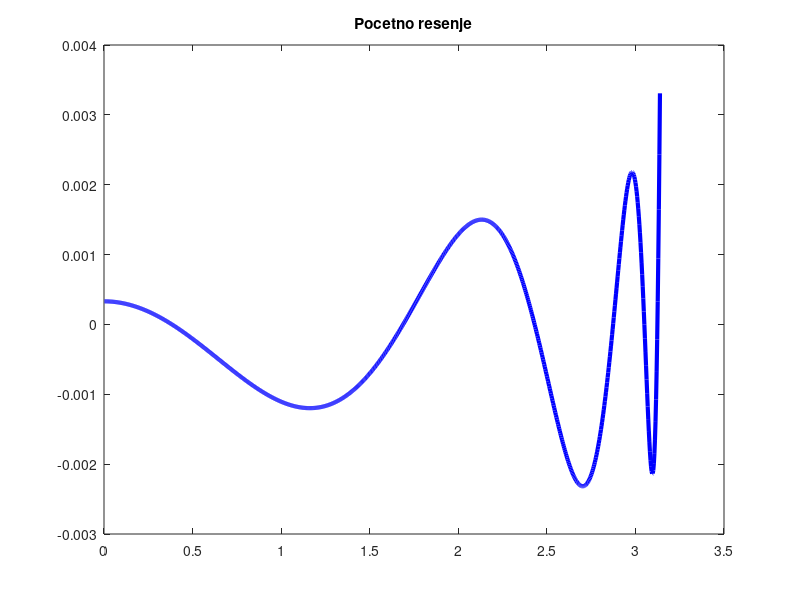
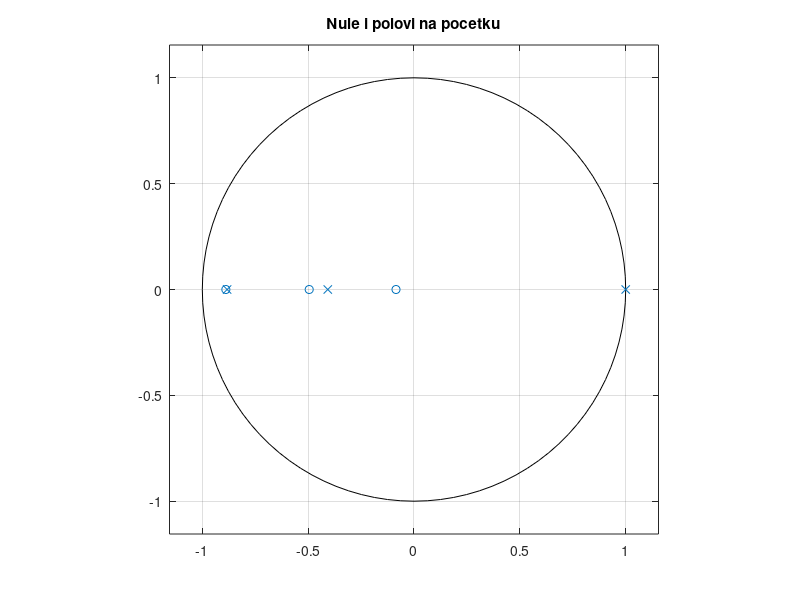
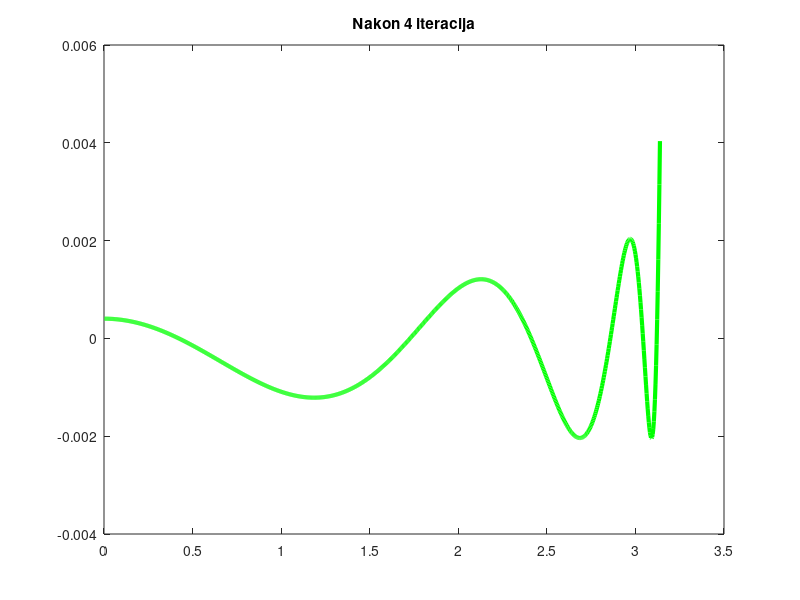
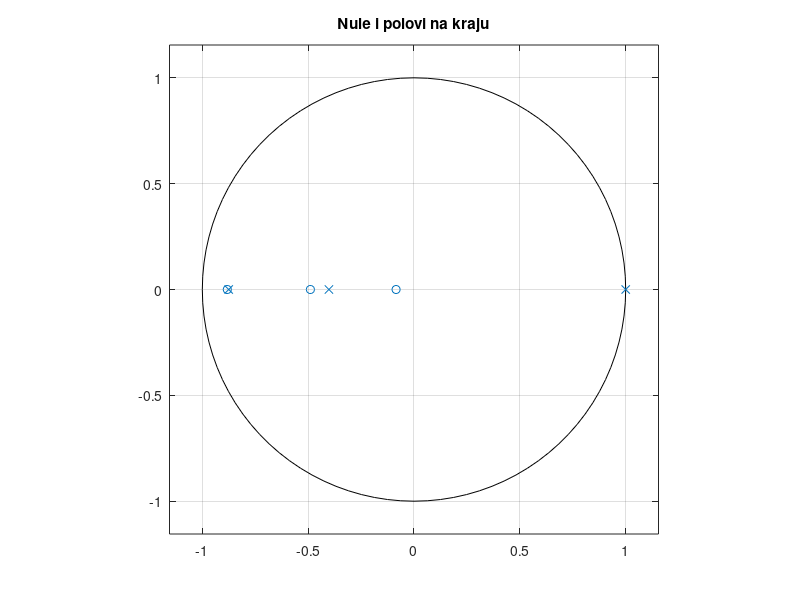

Write MATLAB code to recreate these figures, in order.
clear all
close all

% b = [0.865250200886847   1.331378594628596   0.540627353734702   0.040500375754919]
% p = [-0.901798734296033  -0.457744302341641]
% wn = [0.001 1.3823 2.30907 2.79602  3.01593 3.11018 3.13845]

b = [0.865078350518770   1.270715997497849   0.482426198327916 0.032360921817449]
p = [-0.882744152545738  -0.407363253280173]
wn = [0.001 1.16553 2.12686 2.70491  2.97823 3.09447 3.13845]


polovi = [1 p]'
a = poly(polovi)

[h,www]=freqz(b, a, 1000);
figure
plot(www,www.*(abs(h)-1./www),'b','LineWidth',3)
title('Pocetno resenje')

nule = roots(b)
figure
zplane(nule,polovi)
title('Nule i polovi na pocetku')

epsilon = 10e-9
broj_iteracija = 0
current_max = 1
eps_val = [0.1 0.3 0.3 0.5 0.5 0.5 1]

while current_max > epsilon
    for i=1:7
        top1 = b(1) + b(2)*cos(wn(i)) + b(3)*cos(2*wn(i)) + b(4)*cos(3*wn(i));
        top2 = b(2)*sin(wn(i)) + b(3)*sin(2*wn(i)) + b(4)*sin(3*wn(i));

        bottom1 = 1 - (1 + p(1) + p(2))*cos(wn(i)) + (p(1) + p(2) + p(1)*p(2))*cos(2*wn(i)) ...
                  - p(1) * p(2) * cos(3*wn(i));

        bottom2 = (1 + p(1) + p(2))*sin(wn(i)) - (p(1) + p(2) + p(1)*p(2))*sin(2*wn(i)) ...
                  + p(1) * p(2) * sin(3*wn(i));

        top = top1^2 + top2^2;
        bottom = bottom1^2 + bottom2^2;

        df_db0(i) = 1/(2*sqrt(top/bottom)) * 1 / bottom * 2 * top1;

        df_db1(i) = 1/(2*sqrt(top/bottom)) * 1 / bottom ...
            * (2 * top1 * cos(wn(i)) + 2 * top2 * sin(wn(i)));

        df_db2(i) = 1/(2*sqrt(top/bottom)) * 1 / bottom ...
            * (2 * top1 * cos(2*wn(i)) + 2 * top2 * sin(2*wn(i)));

        df_db3(i) = 1/(2*sqrt(top/bottom)) * 1 / bottom ...
            * (2 * top1 * cos(3*wn(i)) + 2 * top2 * sin(3*wn(i)));

        df_dp1(i) =  - 1/(2*sqrt(top/bottom)) * top / bottom^2 ...
            * (2 * bottom1 * (-cos(wn(i)) + (1 + p(2)) * cos(2*wn(i))...
            - p(2) * cos(3*wn(i)))...
            + 2 * bottom2 * (sin(wn(i)) - (1 + p(2)) * sin(2*wn(i))...
            + p(2) * sin(3*wn(i))));

        df_dp2(i) =  - 1/(2*sqrt(top/bottom)) * top / bottom^2 ...
            * (2 * bottom1 * (-cos(wn(i)) + (1 + p(1)) * cos(2*wn(i))...
            - p(1) * cos(3*wn(i)))...
            + 2 * bottom2 * (sin(wn(i)) - (1 + p(1)) * sin(2*wn(i))...
            + p(1) * sin(3*wn(i))));

        ff(i) = -sqrt(top/bottom) + 1/wn(i);
        fe(i) = -eps_val(i)/wn(i) * (-1)^(1+i);
    end

    B = [df_db0' df_db1' df_db2' df_db3' df_dp1' df_dp2' fe'];
    C = ff';

    A = B \ C;

    b(1) = b(1) + A(1);
    b(2) = b(2) + A(2);
    b(3) = b(3) + A(3);
    b(4) = b(4) + A(4);
    p(1) = p(1) + A(5);
    p(2) = p(2) + A(6);
    eps = A(7);

    current_max = max(abs(A(1:6)))
    broj_iteracija = broj_iteracija + 1
end

b
p
eps

polovi = [1 p]'

a = poly(polovi)
[h,www]=freqz(b, a, 1000);
figure
plot(www,www.*(abs(h)-1./www),'g','LineWidth',3)
title(['Nakon ' ,num2str(broj_iteracija), ' iteracija'])

nule = roots(b)
polovi = roots(a)
figure
zplane(nule,polovi)
title('Nule i polovi na kraju')

faza=unwrap(angle(h));
faza_id=-pi/2+0.5*www;
figure
plot(www/pi,faza,'r','LineWidth',3)
title(['Faza posle' ,num2str(broj_iteracija), ' iteracija'])
grid

figure
plot(www(2:1000)/pi,180*(faza(2:1000)-faza_id(2:1000))/pi,'r','LineWidth',3)
title(['Greska faze posle ' ,num2str(broj_iteracija), ' iteracija u stepenima'])
grid